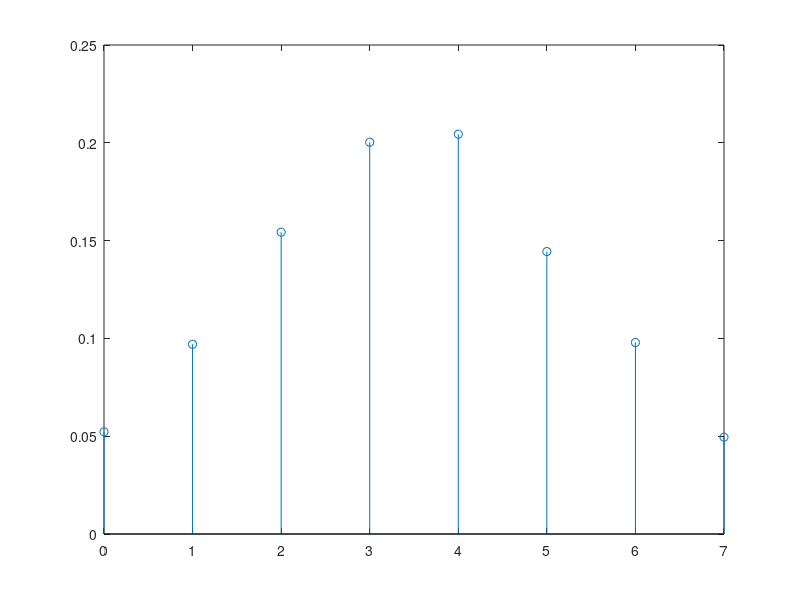

The MATLAB script that drew this image: (Note: this script raises an error after producing the figure.)
clc
clear all;
% CODE: 1794

% NOME: André Pragosa Clérigo
% NO. MEC.: 98485

% EXERCÍCIO 1
% Considere um processo aleatório que gera dois números: o primeiro número
% de 1 a 4 (com todos os valores igualmente prováveis) e o segundo número
% de 4 a 8 (com todos os valores também igualmente prováveis).
% Seja X a variável aleatória que representa o segundo número menos o
% primeiro número.
% (a) (3.0 valores) Estime por simulação (usando 10000 simulações) a função
%     massa de probabilidade da variável aleatória X e apresente-a num
%     gráfico do tipo stem.
% (b) (2.0 valores) Com base na função massa de probabilidade estimada,
%     estime o valor esperado, a variância e o desvio padrão da variável
%     aleatória X.
% (c) (2.0 valores) Determine o valor teórico da probabilidade de X ser
%     maior que 3, sabendo que o primeiro número é 2.

fprintf("Exercicio 1:\n");
% 1a)
N = 10000;
X1 = randi([1 4], 1, N);  % Geração das N experiencias para X1
X2 = randi([4 8], 1, N);  % Geração das N experiencias para X2
X = X2 - X1 ;
ocorrencias = zeros(1, length(unique(X)));  % Vetor que conta o numero de cada resultado (neste caso de 0 a 7)

for i = 1:N
    ocorrencias(X(i) + 1) = ocorrencias(X(i) + 1) + 1;  % contador++ sendo que a posiçao 1 representa X=0 e assim adiante
end

fx = ocorrencias / N ;
X = unique(X) ;
stem(X,fx)

media = sum(fx.*X)  % Calculo da media
variancia = sum(fx.*(X.^2)) - media^2  % Calculo da variancia com o valor da média obtido anteriormente
desvioPadrao = sqrt(variancia)  % Calculo do Desvio Padrao

T = [0.2 0.4 0.1 0
    0.4 0.3 0.1 0.1
    0.3 0.3 0.8 0.1
    0.1 0   0   0.8];

% (a) (3.0 valores) Qual a probabilidade de o sistema, começando no
%     estado 2, estar no estado 4 após 5 transições?
% (b) (2.0 valores) Qual a probabilidade de o sistema, começando no
%     estado 2, manter-se no estado 2 nas 5 primeiras transições?
fprintf("Exercicio 2:\n");
% 2a)
T5 = T^5 ;
fprintf('2a) A probabilidade de estar no estado 4 passado 5 transições é de %f.\n', T5(4,2));


% EXERCÍCIO 3
% Considere um conjunto de 4 páginas web (A, B, C e D) com os hyperlinks
% seguintes entre eles:
% A -> B , A -> C , B -> C , C -> D
%
% (3.0 valores) Determine o pagerank de cada página web ao fim de 10
% iterações assumindo beta = 0.8 e resolvendo primeiro problemas que
% possam existir de 'spider traps' e/ou 'dead-ends'.
fprintf("Exercicio 3:\n");
    %a   b  c  d
H = [0   0  0  0   % a
     1/2 0  0  0   % b
     1/2 1  0  0   % c
     0   0  1  0]; % d
% H é meramente uma matriz de auxilio que representa o que foi dadao no
% enunciado

          %a   b  c  d
HSolved = [0   0  0  1/4   % a
           1/2 0  0  1/4   % b
           1/2 1  0  1/4   % c
           0   0  1  1/4]; % d
% HSolved representa a matriz com o dead-end resolvido e com os estados
% absorvidos juntos 

beta = 0.8;
N = length(HSolved);
sobreN = ones(N)/N;  % Fazer a matriz NxN de 1/N

ranks = ones(N, 1)*1/N;  % Rank inicial de cada página é 1/N porque tem 
% probabilidades iguais de começar em qualquer pagina

A = beta*HSolved + (1 - beta)*(sobreN);  % Obter matriz A com beta = 0.8
ranks = A^10*ranks

fprintf("Os ranks das páginas são: A - %f, B - %f, C - %f, D - %f.\n\n", ranks(1), ranks(2), ranks(3), ranks(4));













% EXERCÍCIO 4
% Considere as 2 funções no fim deste script que implementam duas das
% funcionalidades necessárias à implementação de um filtro de Bloom.
% Considere também os dois conjuntos de chaves seguintes:

CH1= {'Amelia','Emma','Damian','Joe','Madison','Megan','Susan','Thomas'};
CH2= {'George','Jack','Oscar','Sarah'};

% (a) (3.0 valores) Desenvolva a função que falta para, com as funções
%     fornecidas, ter todas as funcionalidades necessárias à implementação
%     de um filtro de Bloom.
% (b) (2.0 valores) Desenvolva um script que (i) crie um filtro de Bloom
%     de comprimento 100 baseado em 6 funções de dispersão com as
%     chaves de CH1, (ii) teste a pertença das chaves de CH1 no filtro de
%     Bloom criado e (iii) verifique se as chaves de CH2 pertencem ao
%     filtro de Bloom.
fprintf("Exercicio 4:\n");

n = 100; % Tamanho do BF
k = 6;  % Numero de funcoes de dispersao

fprintf("4a) Função com o nome 'IsMember' e comentado no código.\n")
% 4b)i) 
BF = Init(n); % Iniciar o Bloom Filter
fprintf("4b)i) Bloom Filter foi inciado com o tamanho: %d.\n", n);

% Adicionar todos os elementos do cell array CH1 ao BF
for i = 1:length(CH1)
    BF = AddElement(BF, CH1{i},k);  % Dar update ao BF com o novo elemento
    fprintf("%s foi adicionado ao BF.\n", CH1{i});
end

% 4b)ii)
fprintf("\n4b)ii)\nTestagem da pertença das chaves CH1\n");
% Verificar se todos os elementos de CH1 pertencem ao BF (se não pertencer
% há falso negativo)
for i = 1:length(CH1)
    return_value = IsMember(BF, CH1{i}, k);
    if (return_value)
        return_value = "Sim.";
    else
        return_value = "Não.";
    end
    fprintf("%s é elemento do BF? %s \n", CH1{i}, return_value);
end

% 4b)iii)
fprintf("\n4b)iii)\nTestagem da pertença das chaves CH2\n");
% Verificar se todos os elementos de CH2 pertencem ao BF (se pertencerem há
% falsos positivos)
for i = 1:length(CH2)
    return_value = IsMember(BF, CH2{i}, k);
    if (return_value)
        return_value = "Sim.";
    else
        return_value = "Não.";
    end
    fprintf("%s é elemento do BF? %s \n", CH2{i}, return_value);
end

% 4a)
function value = IsMember(BF,chave,k)
    value = true;  % Inicializar o output a true (pertence)
    % Fazer a hash e calculo das posicoes tal e qual como se fosse para
    % adicionar o valor
    h= 127;
    chave= double(chave);
    nBF= length(BF);
    for i= 1:length(chave)
        h= mod(31*h+chave(i),2^32-1);
    end
    for i= k:-1:1
        h= mod(31*h+i,2^32-1);
        if (BF(mod(h,nBF)+1) == 0)  % Se uma das posicoes tiver o valor 0 entao este elemento nao pertence ao BF
            value = false;  % Output a false (não pertence)
            break;
        end
    end
end

% Funcoes dadas pelos professores
function BF= Init(n)
    BF= zeros(n,1);
end

function BF= AddElement(BF,chave,k)
    h= 127;
    chave= double(chave);
    nBF= length(BF);
    for i= 1:length(chave)
        h= mod(31*h+chave(i),2^32-1);
    end
    for i= k:-1:1
        h= mod(31*h+i,2^32-1);
        BF(mod(h,nBF)+1)= 1;
    end
end

